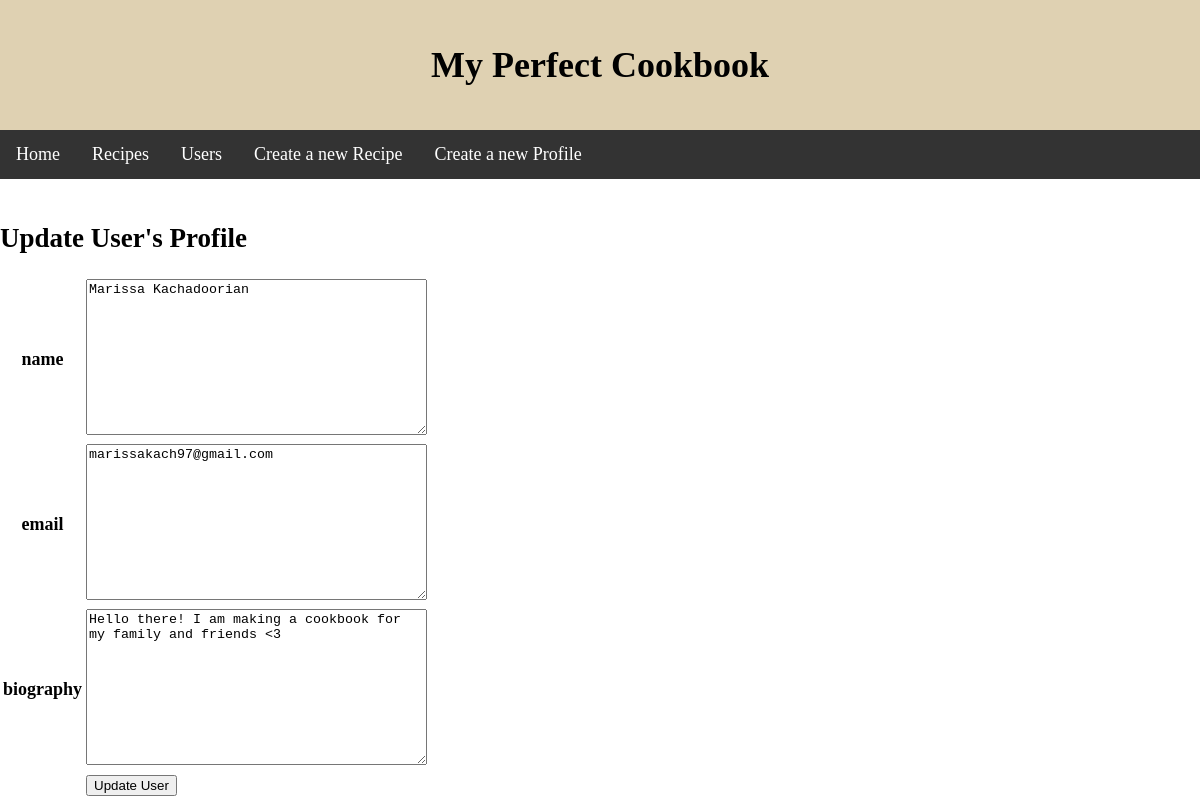
The page /project/all_users/1/update on the database its author committed.
### project/models.py (models this page shows, shortened)
class User(models.Model):
    name = models.TextField(blank=True)
    email = models.TextField(blank=True)
    profile_image = models.URLField(blank=True)
    biography = models.TextField(blank=True)

### project/views.py (the view)
# urls.py: path('all_users/<int:pk>/update', UpdateUserView.as_view(), name='update_user'), #update profile
class UpdateUserView(UpdateView):
    form_class = UpdateUserForm
    template_name = 'project/update_user.html'
    queryset = User.objects.all()

### project/forms.py
class UpdateUserForm(forms.ModelForm):
    class Meta:
        model = User #define which model to use
        fields = ['name', 'email', 'biography'] #which fields from model should we use

### project/templates/project/update_user.html (shortened to what this page needs)
{% extends 'project/base.html' %}
{% block content %}
<h2>Update User's Profile</h2>
<form method='POST'>
    <table>
    {% for field in form %}
    <tr>
        <th>{{field.name}}</th>
        <td>{{field}}</td>
    </tr>
    {% endfor %}
    <tr>
        <td></td>
        <td>
            <input type="submit" name = "Update User" value="Update User">
        </td>
    </tr>
    </table>
</form>
{% endblock %}

### project/templates/project/base.html (style rules this page uses)
html { background: url(https://cdn.pixabay.com/photo/2017/10/22/21/34/knife-2879372_1280.jpg) no-repeat center fixed; background-size: cover; }
body { margin: 0; }
body { font-family: Cambria, Cochin, Georgia, Times, 'Times New Roman', serif;font-size: 18px; }

### rows shown on the page
User: form "Marissa Kachadoorian" "marissakach97@gmail.com" "Hello there! I am making a cookbook for my family and friends <3"

### other values the page prints
{{ field.name }} "name" "email" "biography"
